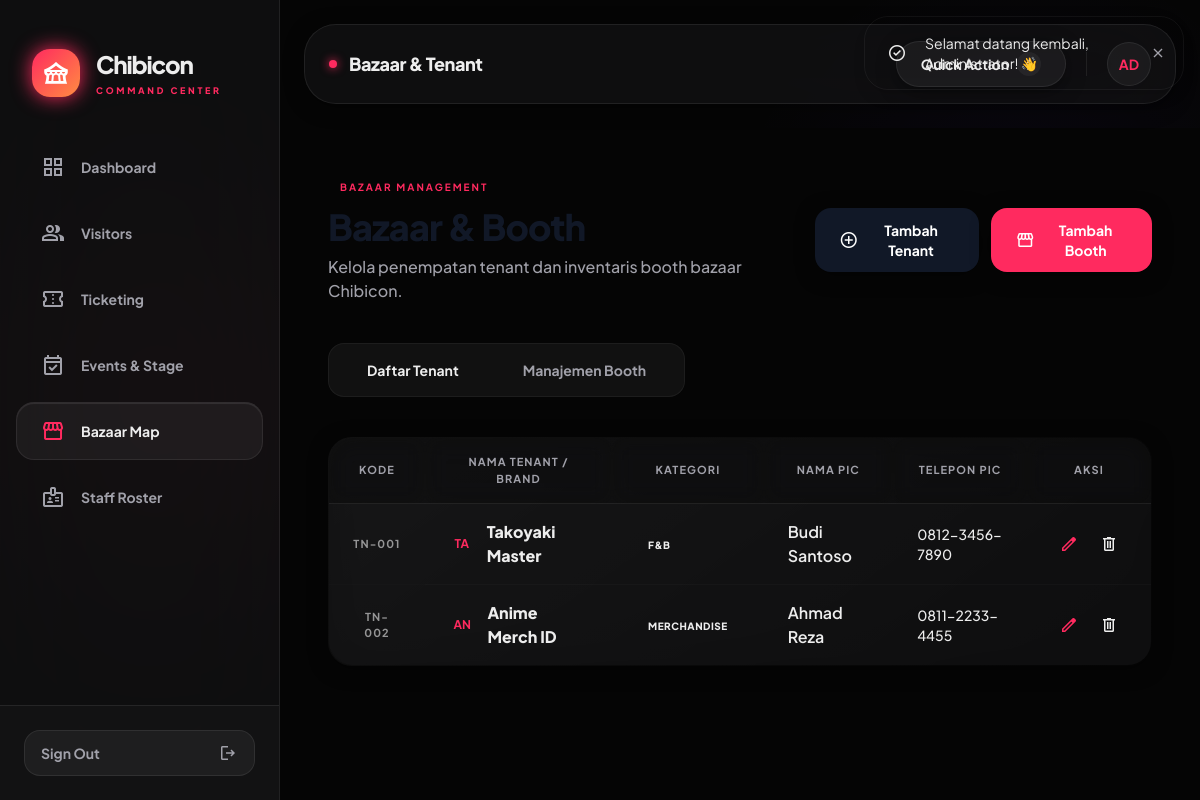
/admin/booth.php (signed in), run on the app's committed database.
### tables this page shows
CREATE TABLE Tenant (
    id INT AUTO_INCREMENT PRIMARY KEY,
    nama_tenant VARCHAR(100) NOT NULL,
    nama_pic VARCHAR(150) NOT NULL,
    telepon_pic VARCHAR(20),
    kategori_usaha_id INT,
    panitia_id INT,
    FOREIGN KEY (kategori_usaha_id) REFERENCES Kategori_Usaha(id),
    FOREIGN KEY (panitia_id) REFERENCES Panitia(id)
);

CREATE TABLE Kategori_Usaha (
    id INT AUTO_INCREMENT PRIMARY KEY,
    nama_usaha VARCHAR(100) NOT NULL
);

### services/BoothService.php (called while the page is built, shortened)
<?php
class BoothService {
    private $db;
    public function __construct($db) {
        $this->db = $db;
    }
    public function getAllTenants() {
        return $this->db->query("
            SELECT t.*, ku.nama_usaha as category, CONCAT('TN-', LPAD(t.id, 3, '0')) as tenant_code
            FROM Tenant t
            LEFT JOIN Kategori_Usaha ku ON t.kategori_usaha_id = ku.id
            ORDER BY t.id ASC
        ")->fetchAll();
    }
}

### admin/booth.php (the view, shortened to what this page needs)
<?php
require_once __DIR__ . '/../config/db.php';
require_once __DIR__ . '/../services/BoothService.php';
$boothService = new BoothService($db);
        foreach($tenants as $tn): ?>
        <?php endforeach;
$tenants = $boothService->getAllTenants();
include __DIR__ . '/../components/header.php';
?>
<main class="flex-1 p-gutter md:p-container-margin overflow-y-auto bg-surface">
    <div class="mb-10 animate-fade-in-up">
        <div class="flex flex-col lg:flex-row lg:items-center justify-between gap-8">
            <div>
                <div class="flex items-center gap-3 mb-2">
                    <span class="rounded-full px-3 py-1 bg-primary/10 text-primary text-[10px] uppercase tracking-[0.2em] font-bold">Bazaar Management</span>
                </div>
                <h2 class="font-extrabold text-4xl tracking-tight text-[#111827]">Bazaar &amp; Booth</h2>
                <p class="text-on-surface-variant mt-2 font-medium">Kelola penempatan tenant dan inventaris booth bazaar Chibicon.</p>
            </div>
            <div class="flex items-center gap-3">
                <button onclick="openBoothModal('tenantModal')" class="bg-[#111827] text-white font-bold text-sm px-6 py-3 rounded-2xl hover:bg-black transition-all shadow-soft flex items-center gap-2 active:scale-95">
                    <span class="material-symbols-outlined text-[20px]">add_circle</span>
                    Tambah Tenant
                </button>
                <button onclick="openBoothModal('boothModal')" class="bg-primary text-white font-bold text-sm px-6 py-3 rounded-2xl hover:bg-primary-hover transition-all shadow-soft flex items-center gap-2 active:scale-95">
                    <span class="material-symbols-outlined text-[20px]">storefront</span>
                    Tambah Booth
                </button>
            </div>
        </div>
    </div>
    <div class="flex p-1.5 bg-surface-dim rounded-2xl w-max border border-outline-variant mb-10 animate-fade-in-up stagger-1">
        <button onclick="switchTab('tenant')" id="tab-tenant" class="tab-btn active px-8 py-2.5 rounded-xl font-bold text-sm transition-all duration-500 ease-premium">
            Daftar Tenant
        </button>
        <button onclick="switchTab('booth')" id="tab-booth" class="tab-btn px-8 py-2.5 rounded-xl font-bold text-sm text-on-surface-variant hover:text-primary transition-all duration-500 ease-premium">
            Manajemen Booth
        </button>
    </div>
    <div class="tab-content block" id="content-tenant">
        <div class="premium-card-outer animate-fade-in-up stagger-2">
            <div class="premium-card-inner overflow-hidden">
                <div class="overflow-x-auto">
                    <table class="premium-table">
                        <thead>
                            <tr>
                                <th class="w-24 text-center">Kode</th>
                                <th>Nama Tenant / Brand</th>
                                <th>Kategori</th>
                                <th>Nama PIC</th>
                                <th>Telepon PIC</th>
                                <th class="text-center">Aksi</th>
                            </tr>
                        </thead>
                        <tbody id="tbody-tenant">
                            <?php foreach($tenants as $tn): ?>
                            <tr class="group">
                                <td class="text-center font-bold text-[11px] tracking-widest text-on-surface-variant opacity-60"><?= $tn['tenant_code'] ?></td>
                                <td class="font-extrabold text-[#111827]">
                                    <div class="flex items-center gap-3">
                                        <div class="w-8 h-8 rounded-lg bg-primary/10 text-primary flex items-center justify-center font-bold text-xs uppercase">
                                            <?= substr($tn['nama_tenant'], 0, 2) ?>
                                        </div>
                                        <?= htmlspecialchars($tn['nama_tenant']) ?>
                                    </div>
                                </td>
                                <td>
                                    <span class="inline-flex items-center px-3 py-1 rounded-full text-[10px] font-extrabold uppercase tracking-wider bg-tertiary-container/30 text-on-tertiary-container"><?= htmlspecialchars($tn['category']) ?></span>
                                </td>
                                <td class="font-semibold text-on-surface"><?= htmlspecialchars($tn['nama_pic']) ?></td>
                                <td class="text-sm font-medium text-on-surface-variant"><?= htmlspecialchars($tn['telepon_pic']) ?></td>
                                <td class="text-center">
                                    <div class="flex items-center justify-center gap-1">
                                        <button onclick='editTenant(<?= htmlspecialchars(json_encode($tn), ENT_QUOTES) ?>)' class="w-9 h-9 rounded-xl hover:bg-primary/10 text-primary transition-all flex items-center justify-center active:scale-90">
                                            <span class="material-symbols-outlined text-[20px]">edit</span>
                                        </button>
                                        <form action="" method="POST" class="inline delete-form">
                                            <button type="submit" class="w-9 h-9 rounded-xl hover:bg-error/10 text-error transition-all flex items-center justify-center active:scale-90">
                                                <span class="material-symbols-outlined text-[20px]">delete</span>
                                            </button>
                                        </form>
                                    </div>
                                </td>
                            </tr>
                            <?php endforeach; ?>
                        </tbody>
                    </table>
                </div>
            </div>
        </div>
    </div>
</main>
</body>
</html>

### data on the page
tenant: tenant_code "TN-001", nama_tenant "TA", nama_tenant "Takoyaki Master", kategori_usaha.nama_usaha "F&B", nama_pic "Budi Santoso", telepon_pic "0812-3456-7890"
tenant: tenant_code "TN-002", nama_tenant "AN", nama_tenant "Anime Merch ID", kategori_usaha.nama_usaha "MERCHANDISE", nama_pic "Ahmad Reza", telepon_pic "0811-2233-4455"

### other printed values
$page_title "Bazaar & Tenant"
substr($u['name'] ?? 'AD', 0, 2) "AD"
$toast_msg "Selamat datang kembali, Administrator! 👋"
